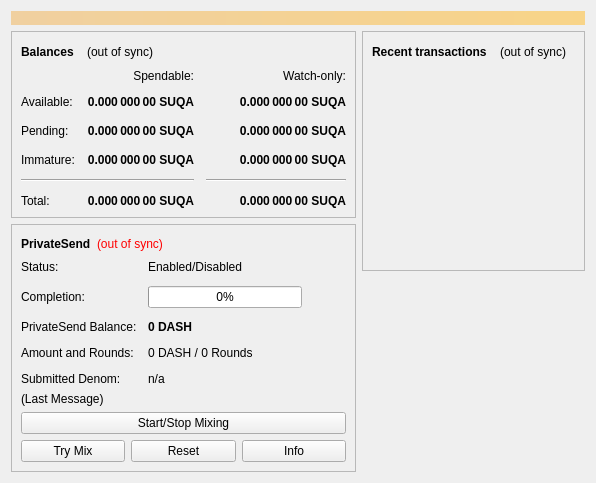
<?xml version="1.0" encoding="UTF-8"?>
<ui version="4.0">
 <class>OverviewPage</class>
 <widget class="QWidget" name="OverviewPage">
  <property name="geometry">
   <rect>
    <x>0</x>
    <y>0</y>
    <width>596</width>
    <height>342</height>
   </rect>
  </property>
  <property name="windowTitle">
   <string>Form</string>
  </property>
  <layout class="QVBoxLayout" name="topLayout">
   <item>
    <widget class="QLabel" name="labelAlerts">
     <property name="visible">
      <bool>false</bool>
     </property>
     <property name="styleSheet">
      <string notr="true">QLabel { background-color: qlineargradient(x1: 0, y1: 0, x2: 1, y2: 0, stop:0 #F0D0A0, stop:1 #F8D488); color:#000000; }</string>
     </property>
     <property name="wordWrap">
      <bool>true</bool>
     </property>
     <property name="margin">
      <number>3</number>
     </property>
     <property name="textInteractionFlags">
      <set>Qt::TextSelectableByMouse</set>
     </property>
    </widget>
   </item>
   <item>
    <layout class="QHBoxLayout" name="horizontalLayout" stretch="1,1">
     <item>
      <layout class="QVBoxLayout" name="verticalLayout_2">
       <item>
        <widget class="QFrame" name="frame">
         <property name="frameShape">
          <enum>QFrame::StyledPanel</enum>
         </property>
         <property name="frameShadow">
          <enum>QFrame::Raised</enum>
         </property>
         <layout class="QVBoxLayout" name="verticalLayout_4">
          <item>
           <layout class="QHBoxLayout" name="horizontalLayout_4">
            <item>
             <widget class="QLabel" name="label_5">
              <property name="font">
               <font>
                <weight>75</weight>
                <bold>true</bold>
               </font>
              </property>
              <property name="text">
               <string>Balances</string>
              </property>
             </widget>
            </item>
            <item>
             <widget class="QPushButton" name="labelWalletStatus">
              <property name="enabled">
               <bool>true</bool>
              </property>
              <property name="maximumSize">
               <size>
                <width>120</width>
                <height>16777215</height>
               </size>
              </property>
              <property name="toolTip">
               <string>The displayed information may be out of date. Your wallet automatically synchronizes with the SUQA network after a connection is established, but this process has not completed yet.</string>
              </property>
              <property name="text">
               <string notr="true">(out of sync)</string>
              </property>
              <property name="icon">
               <iconset>
                <normaloff>:/icons/warning</normaloff>
                <disabledoff>:/icons/warning</disabledoff>:/icons/warning</iconset>
              </property>
              <property name="iconSize">
               <size>
                <width>24</width>
                <height>24</height>
               </size>
              </property>
              <property name="flat">
               <bool>true</bool>
              </property>
             </widget>
            </item>
            <item>
             <spacer name="horizontalSpacer_3">
              <property name="orientation">
               <enum>Qt::Horizontal</enum>
              </property>
              <property name="sizeHint" stdset="0">
               <size>
                <width>40</width>
                <height>20</height>
               </size>
              </property>
             </spacer>
            </item>
           </layout>
          </item>
          <item>
           <layout class="QGridLayout" name="gridLayout">
            <property name="spacing">
             <number>12</number>
            </property>
            <item row="2" column="2">
             <widget class="QLabel" name="labelWatchPending">
              <property name="font">
               <font>
                <weight>75</weight>
                <bold>true</bold>
               </font>
              </property>
              <property name="cursor">
               <cursorShape>IBeamCursor</cursorShape>
              </property>
              <property name="toolTip">
               <string>Unconfirmed transactions to watch-only addresses</string>
              </property>
              <property name="text">
               <string notr="true">0.000 000 00 SUQA</string>
              </property>
              <property name="alignment">
               <set>Qt::AlignRight|Qt::AlignTrailing|Qt::AlignVCenter</set>
              </property>
              <property name="textInteractionFlags">
               <set>Qt::LinksAccessibleByMouse|Qt::TextSelectableByKeyboard|Qt::TextSelectableByMouse</set>
              </property>
             </widget>
            </item>
            <item row="2" column="1">
             <widget class="QLabel" name="labelUnconfirmed">
              <property name="font">
               <font>
                <weight>75</weight>
                <bold>true</bold>
               </font>
              </property>
              <property name="cursor">
               <cursorShape>IBeamCursor</cursorShape>
              </property>
              <property name="toolTip">
               <string>Total of transactions that have yet to be confirmed, and do not yet count toward the spendable balance</string>
              </property>
              <property name="text">
               <string notr="true">0.000 000 00 SUQA</string>
              </property>
              <property name="alignment">
               <set>Qt::AlignRight|Qt::AlignTrailing|Qt::AlignVCenter</set>
              </property>
              <property name="textInteractionFlags">
               <set>Qt::LinksAccessibleByMouse|Qt::TextSelectableByKeyboard|Qt::TextSelectableByMouse</set>
              </property>
             </widget>
            </item>
            <item row="3" column="2">
             <widget class="QLabel" name="labelWatchImmature">
              <property name="font">
               <font>
                <weight>75</weight>
                <bold>true</bold>
               </font>
              </property>
              <property name="cursor">
               <cursorShape>IBeamCursor</cursorShape>
              </property>
              <property name="toolTip">
               <string>Mined balance in watch-only addresses that has not yet matured</string>
              </property>
              <property name="text">
               <string notr="true">0.000 000 00 SUQA</string>
              </property>
              <property name="alignment">
               <set>Qt::AlignRight|Qt::AlignTrailing|Qt::AlignVCenter</set>
              </property>
              <property name="textInteractionFlags">
               <set>Qt::LinksAccessibleByMouse|Qt::TextSelectableByKeyboard|Qt::TextSelectableByMouse</set>
              </property>
             </widget>
            </item>
            <item row="4" column="0" colspan="2">
             <widget class="Line" name="line">
              <property name="orientation">
               <enum>Qt::Horizontal</enum>
              </property>
             </widget>
            </item>
            <item row="4" column="2">
             <widget class="Line" name="lineWatchBalance">
              <property name="sizePolicy">
               <sizepolicy hsizetype="Preferred" vsizetype="Fixed">
                <horstretch>0</horstretch>
                <verstretch>0</verstretch>
               </sizepolicy>
              </property>
              <property name="minimumSize">
               <size>
                <width>140</width>
                <height>0</height>
               </size>
              </property>
              <property name="orientation">
               <enum>Qt::Horizontal</enum>
              </property>
             </widget>
            </item>
            <item row="5" column="0">
             <widget class="QLabel" name="labelTotalText">
              <property name="text">
               <string>Total:</string>
              </property>
             </widget>
            </item>
            <item row="3" column="1">
             <widget class="QLabel" name="labelImmature">
              <property name="font">
               <font>
                <weight>75</weight>
                <bold>true</bold>
               </font>
              </property>
              <property name="cursor">
               <cursorShape>IBeamCursor</cursorShape>
              </property>
              <property name="toolTip">
               <string>Mined balance that has not yet matured</string>
              </property>
              <property name="text">
               <string notr="true">0.000 000 00 SUQA</string>
              </property>
              <property name="alignment">
               <set>Qt::AlignRight|Qt::AlignTrailing|Qt::AlignVCenter</set>
              </property>
              <property name="textInteractionFlags">
               <set>Qt::LinksAccessibleByMouse|Qt::TextSelectableByKeyboard|Qt::TextSelectableByMouse</set>
              </property>
             </widget>
            </item>
            <item row="2" column="3">
             <spacer name="horizontalSpacer_2">
              <property name="orientation">
               <enum>Qt::Horizontal</enum>
              </property>
              <property name="sizeHint" stdset="0">
               <size>
                <width>40</width>
                <height>20</height>
               </size>
              </property>
             </spacer>
            </item>
            <item row="3" column="0">
             <widget class="QLabel" name="labelImmatureText">
              <property name="text">
               <string>Immature:</string>
              </property>
             </widget>
            </item>
            <item row="5" column="1">
             <widget class="QLabel" name="labelTotal">
              <property name="font">
               <font>
                <weight>75</weight>
                <bold>true</bold>
               </font>
              </property>
              <property name="cursor">
               <cursorShape>IBeamCursor</cursorShape>
              </property>
              <property name="toolTip">
               <string>Your current total balance</string>
              </property>
              <property name="text">
               <string notr="true">0.000 000 00 SUQA</string>
              </property>
              <property name="alignment">
               <set>Qt::AlignRight|Qt::AlignTrailing|Qt::AlignVCenter</set>
              </property>
              <property name="textInteractionFlags">
               <set>Qt::LinksAccessibleByMouse|Qt::TextSelectableByKeyboard|Qt::TextSelectableByMouse</set>
              </property>
             </widget>
            </item>
            <item row="5" column="2">
             <widget class="QLabel" name="labelWatchTotal">
              <property name="font">
               <font>
                <weight>75</weight>
                <bold>true</bold>
               </font>
              </property>
              <property name="cursor">
               <cursorShape>IBeamCursor</cursorShape>
              </property>
              <property name="toolTip">
               <string>Current total balance in watch-only addresses</string>
              </property>
              <property name="text">
               <string notr="true">0.000 000 00 SUQA</string>
              </property>
              <property name="alignment">
               <set>Qt::AlignRight|Qt::AlignTrailing|Qt::AlignVCenter</set>
              </property>
              <property name="textInteractionFlags">
               <set>Qt::LinksAccessibleByMouse|Qt::TextSelectableByKeyboard|Qt::TextSelectableByMouse</set>
              </property>
             </widget>
            </item>
            <item row="0" column="2">
             <widget class="QLabel" name="labelWatchonly">
              <property name="text">
               <string>Watch-only:</string>
              </property>
              <property name="alignment">
               <set>Qt::AlignRight|Qt::AlignTrailing|Qt::AlignVCenter</set>
              </property>
             </widget>
            </item>
            <item row="1" column="0">
             <widget class="QLabel" name="labelBalanceText">
              <property name="text">
               <string>Available:</string>
              </property>
             </widget>
            </item>
            <item row="1" column="1">
             <widget class="QLabel" name="labelBalance">
              <property name="font">
               <font>
                <weight>75</weight>
                <bold>true</bold>
               </font>
              </property>
              <property name="cursor">
               <cursorShape>IBeamCursor</cursorShape>
              </property>
              <property name="toolTip">
               <string>Your current spendable balance</string>
              </property>
              <property name="text">
               <string notr="true">0.000 000 00 SUQA</string>
              </property>
              <property name="alignment">
               <set>Qt::AlignRight|Qt::AlignTrailing|Qt::AlignVCenter</set>
              </property>
              <property name="textInteractionFlags">
               <set>Qt::LinksAccessibleByMouse|Qt::TextSelectableByKeyboard|Qt::TextSelectableByMouse</set>
              </property>
             </widget>
            </item>
            <item row="1" column="2">
             <widget class="QLabel" name="labelWatchAvailable">
              <property name="font">
               <font>
                <weight>75</weight>
                <bold>true</bold>
               </font>
              </property>
              <property name="cursor">
               <cursorShape>IBeamCursor</cursorShape>
              </property>
              <property name="toolTip">
               <string>Your current balance in watch-only addresses</string>
              </property>
              <property name="text">
               <string notr="true">0.000 000 00 SUQA</string>
              </property>
              <property name="alignment">
               <set>Qt::AlignRight|Qt::AlignTrailing|Qt::AlignVCenter</set>
              </property>
              <property name="textInteractionFlags">
               <set>Qt::LinksAccessibleByMouse|Qt::TextSelectableByKeyboard|Qt::TextSelectableByMouse</set>
              </property>
             </widget>
            </item>
            <item row="2" column="0">
             <widget class="QLabel" name="labelPendingText">
              <property name="text">
               <string>Pending:</string>
              </property>
             </widget>
            </item>
            <item row="0" column="1">
             <widget class="QLabel" name="labelSpendable">
              <property name="text">
               <string>Spendable:</string>
              </property>
              <property name="alignment">
               <set>Qt::AlignRight|Qt::AlignTrailing|Qt::AlignVCenter</set>
              </property>
             </widget>
            </item>
           </layout>
          </item>
         </layout>
        </widget>
       </item>
       <item>
        <widget class="QFrame" name="framePrivateSend">
         <property name="layoutDirection">
          <enum>Qt::LeftToRight</enum>
         </property>
         <property name="frameShape">
          <enum>QFrame::StyledPanel</enum>
         </property>
         <property name="frameShadow">
          <enum>QFrame::Raised</enum>
         </property>
         <layout class="QVBoxLayout" name="VerticalLayout_PS1">
          <item>
           <layout class="QHBoxLayout" name="horizontalLayout_5">
            <item>
             <widget class="QLabel" name="labelPrivateSendHeader">
              <property name="font">
               <font>
                <weight>75</weight>
                <bold>true</bold>
               </font>
              </property>
              <property name="text">
               <string>PrivateSend</string>
              </property>
             </widget>
            </item>
            <item>
             <widget class="QLabel" name="labelPrivateSendSyncStatus">
              <property name="toolTip">
               <string>The displayed information may be out of date. Your wallet automatically synchronizes with the Dash network after a connection is established, but this process has not completed yet.</string>
              </property>
              <property name="styleSheet">
               <string notr="true">QLabel { color: red; }</string>
              </property>
              <property name="text">
               <string notr="true">(out of sync)</string>
              </property>
              <property name="alignment">
               <set>Qt::AlignLeading|Qt::AlignLeft|Qt::AlignVCenter</set>
              </property>
             </widget>
            </item>
            <item>
             <spacer name="horizontalSpacer_4">
              <property name="orientation">
               <enum>Qt::Horizontal</enum>
              </property>
              <property name="sizeHint" stdset="0">
               <size>
                <width>40</width>
                <height>20</height>
               </size>
              </property>
             </spacer>
            </item>
           </layout>
          </item>
          <item>
           <layout class="QFormLayout" name="privateSendFormLayout">
            <property name="fieldGrowthPolicy">
             <enum>QFormLayout::AllNonFixedFieldsGrow</enum>
            </property>
            <property name="horizontalSpacing">
             <number>11</number>
            </property>
            <property name="verticalSpacing">
             <number>12</number>
            </property>
            <item row="0" column="0">
             <widget class="QLabel" name="labelPrivateSendEnabledText">
              <property name="text">
               <string>Status:</string>
              </property>
             </widget>
            </item>
            <item row="0" column="1">
             <widget class="QLabel" name="labelPrivateSendEnabled">
              <property name="text">
               <string>Enabled/Disabled</string>
              </property>
             </widget>
            </item>
            <item row="1" column="0">
             <widget class="QLabel" name="labelCompletitionText">
              <property name="text">
               <string>Completion:</string>
              </property>
             </widget>
            </item>
            <item row="1" column="1">
             <widget class="QProgressBar" name="privateSendProgress">
              <property name="maximumSize">
               <size>
                <width>154</width>
                <height>16777215</height>
               </size>
              </property>
              <property name="value">
               <number>0</number>
              </property>
             </widget>
            </item>
            <item row="2" column="0">
             <widget class="QLabel" name="labelAnonymizedText">
              <property name="text">
               <string>PrivateSend Balance:</string>
              </property>
             </widget>
            </item>
            <item row="2" column="1">
             <widget class="QLabel" name="labelAnonymized">
              <property name="font">
               <font>
                <weight>75</weight>
                <bold>true</bold>
               </font>
              </property>
              <property name="text">
               <string notr="true">0 DASH</string>
              </property>
             </widget>
            </item>
            <item row="3" column="0">
             <widget class="QLabel" name="labelAmountAndRoundsText">
              <property name="text">
               <string>Amount and Rounds:</string>
              </property>
             </widget>
            </item>
            <item row="3" column="1">
             <widget class="QLabel" name="labelAmountRounds">
              <property name="text">
               <string>0 DASH / 0 Rounds</string>
              </property>
             </widget>
            </item>
            <item row="4" column="0">
             <widget class="QLabel" name="labelSubmittedDenomText">
              <property name="text">
               <string>Submitted Denom:</string>
              </property>
             </widget>
            </item>
            <item row="4" column="1">
             <widget class="QLabel" name="labelSubmittedDenom">
              <property name="toolTip">
               <string>The denominations you submitted to the Masternode.&lt;br&gt;To mix, other users must submit the exact same denominations.</string>
              </property>
              <property name="text">
               <string>n/a</string>
              </property>
             </widget>
            </item>
           </layout>
          </item>
          <item>
           <layout class="QVBoxLayout" name="VerticalLayout_PS">
            <item>
             <widget class="QLabel" name="labelPrivateSendLastMessage">
              <property name="text">
               <string>(Last Message)</string>
              </property>
              <property name="alignment">
               <set>Qt::AlignLeading|Qt::AlignLeft|Qt::AlignTop</set>
              </property>
              <property name="wordWrap">
               <bool>true</bool>
              </property>
             </widget>
            </item>
            <item>
             <widget class="QPushButton" name="togglePrivateSend">
              <property name="sizePolicy">
               <sizepolicy hsizetype="MinimumExpanding" vsizetype="Fixed">
                <horstretch>0</horstretch>
                <verstretch>0</verstretch>
               </sizepolicy>
              </property>
              <property name="text">
               <string>Start/Stop Mixing</string>
              </property>
             </widget>
            </item>
            <item>
             <layout class="QHBoxLayout" name="horizontalLayout_debugbuttons">
              <item>
               <widget class="QPushButton" name="privateSendAuto">
                <property name="sizePolicy">
                 <sizepolicy hsizetype="MinimumExpanding" vsizetype="Fixed">
                  <horstretch>0</horstretch>
                  <verstretch>0</verstretch>
                 </sizepolicy>
                </property>
                <property name="toolTip">
                 <string>Try to manually submit a PrivateSend request.</string>
                </property>
                <property name="text">
                 <string>Try Mix</string>
                </property>
               </widget>
              </item>
              <item>
               <widget class="QPushButton" name="privateSendReset">
                <property name="sizePolicy">
                 <sizepolicy hsizetype="MinimumExpanding" vsizetype="Fixed">
                  <horstretch>0</horstretch>
                  <verstretch>0</verstretch>
                 </sizepolicy>
                </property>
                <property name="toolTip">
                 <string>Reset the current status of PrivateSend (can interrupt PrivateSend if it's in the process of Mixing, which can cost you money!)</string>
                </property>
                <property name="autoFillBackground">
                 <bool>false</bool>
                </property>
                <property name="text">
                 <string>Reset</string>
                </property>
               </widget>
              </item>
              <item>
               <widget class="QPushButton" name="privateSendInfo">
                <property name="sizePolicy">
                 <sizepolicy hsizetype="MinimumExpanding" vsizetype="Fixed">
                  <horstretch>0</horstretch>
                  <verstretch>0</verstretch>
                 </sizepolicy>
                </property>
                <property name="toolTip">
                 <string>Information about PrivateSend and Mixing</string>
                </property>
                <property name="text">
                 <string>Info</string>
                </property>
               </widget>
              </item>
             </layout>
            </item>
           </layout>
          </item>
         </layout>
        </widget>
       </item>
       <item>
        <spacer name="verticalSpacer">
         <property name="orientation">
          <enum>Qt::Vertical</enum>
         </property>
         <property name="sizeHint" stdset="0">
          <size>
           <width>20</width>
           <height>40</height>
          </size>
         </property>
        </spacer>
       </item>
      </layout>
     </item>
     <item>
      <layout class="QVBoxLayout" name="verticalLayout_3">
       <item>
        <widget class="QFrame" name="frame_2">
         <property name="frameShape">
          <enum>QFrame::StyledPanel</enum>
         </property>
         <property name="frameShadow">
          <enum>QFrame::Raised</enum>
         </property>
         <layout class="QVBoxLayout" name="verticalLayout">
          <item>
           <layout class="QHBoxLayout" name="horizontalLayout_2">
            <item>
             <widget class="QLabel" name="label_4">
              <property name="font">
               <font>
                <weight>75</weight>
                <bold>true</bold>
               </font>
              </property>
              <property name="text">
               <string>Recent transactions</string>
              </property>
             </widget>
            </item>
            <item>
             <widget class="QPushButton" name="labelTransactionsStatus">
              <property name="enabled">
               <bool>true</bool>
              </property>
              <property name="maximumSize">
               <size>
                <width>120</width>
                <height>16777215</height>
               </size>
              </property>
              <property name="toolTip">
               <string>The displayed information may be out of date. Your wallet automatically synchronizes with the SUQA network after a connection is established, but this process has not completed yet.</string>
              </property>
              <property name="text">
               <string notr="true">(out of sync)</string>
              </property>
              <property name="icon">
               <iconset>
                <normaloff>:/icons/warning</normaloff>
                <disabledoff>:/icons/warning</disabledoff>:/icons/warning</iconset>
              </property>
              <property name="iconSize">
               <size>
                <width>24</width>
                <height>24</height>
               </size>
              </property>
              <property name="flat">
               <bool>true</bool>
              </property>
             </widget>
            </item>
            <item>
             <spacer name="horizontalSpacer">
              <property name="orientation">
               <enum>Qt::Horizontal</enum>
              </property>
              <property name="sizeHint" stdset="0">
               <size>
                <width>40</width>
                <height>20</height>
               </size>
              </property>
             </spacer>
            </item>
           </layout>
          </item>
          <item>
           <widget class="QListView" name="listTransactions">
            <property name="styleSheet">
             <string notr="true">QListView { background: transparent; }</string>
            </property>
            <property name="frameShape">
             <enum>QFrame::NoFrame</enum>
            </property>
            <property name="verticalScrollBarPolicy">
             <enum>Qt::ScrollBarAlwaysOff</enum>
            </property>
            <property name="horizontalScrollBarPolicy">
             <enum>Qt::ScrollBarAlwaysOff</enum>
            </property>
            <property name="selectionMode">
             <enum>QAbstractItemView::NoSelection</enum>
            </property>
           </widget>
          </item>
         </layout>
        </widget>
       </item>
       <item>
        <spacer name="verticalSpacer_2">
         <property name="orientation">
          <enum>Qt::Vertical</enum>
         </property>
         <property name="sizeHint" stdset="0">
          <size>
           <width>20</width>
           <height>40</height>
          </size>
         </property>
        </spacer>
       </item>
      </layout>
     </item>
    </layout>
   </item>
  </layout>
 </widget>
 <resources/>
 <connections/>
</ui>
